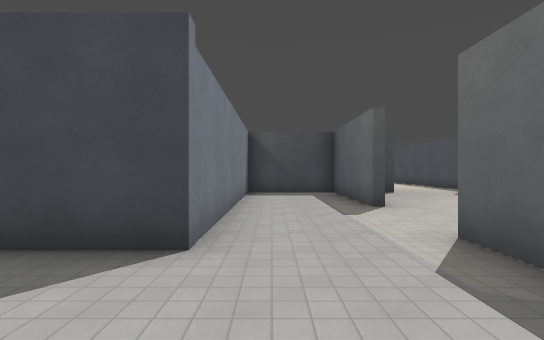
View 1 (above)

18 first-person views from a walk through a 3-D level made in the Godot game engine. The camera is 1.5 m above the floor, looks level and sees 85° across. The floor is counted in squares, 2 m on a side. Each view is taken from the middle of a square. On the plan, view 1 faces up. The plan holds only what a view shows up to about 10 squares ahead; the rest is blank. The place goes on beyond the plan. Surface patterns are stand-ins for the level's own textures.

View 2
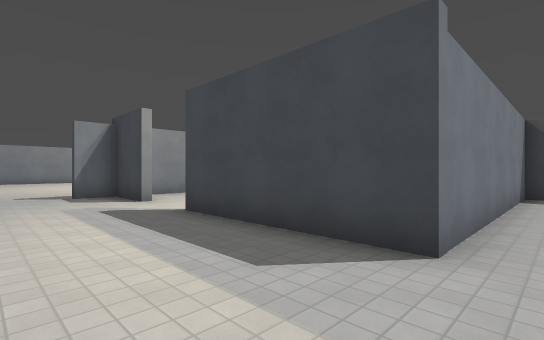

View 3
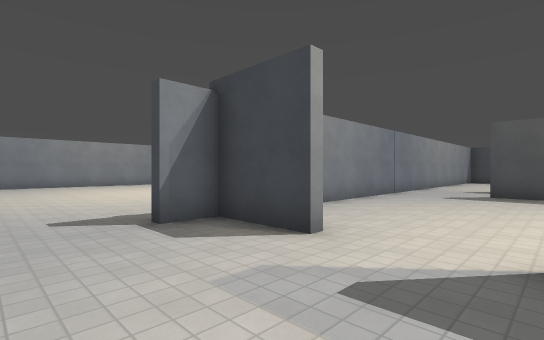

View 4
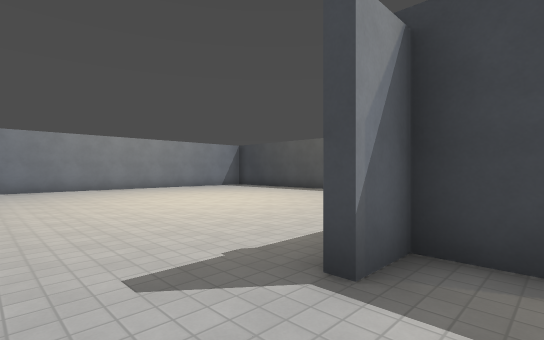

View 5
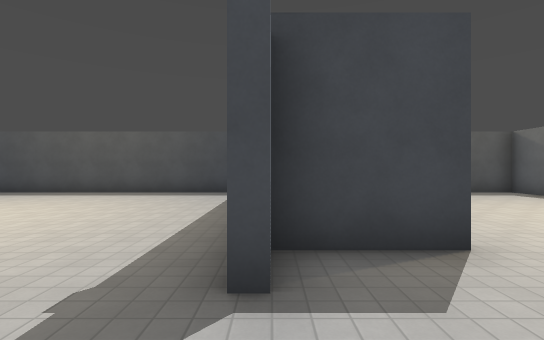

View 6
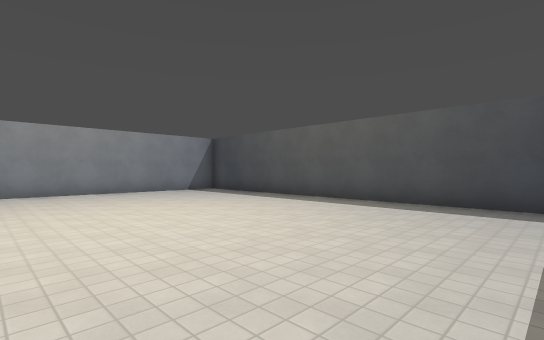

View 7
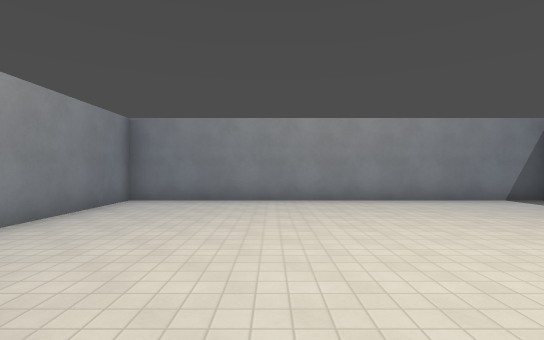

View 8
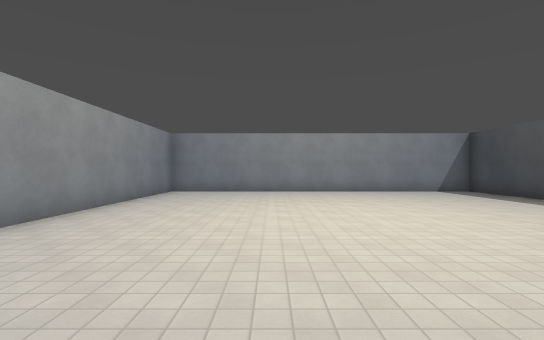

View 9
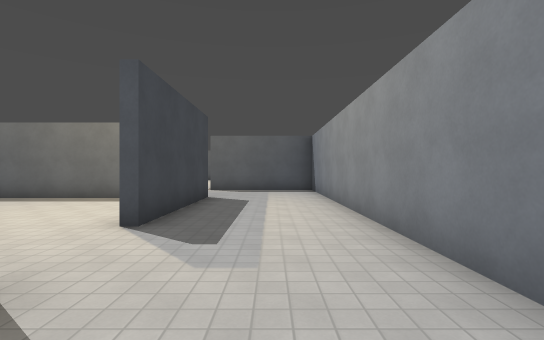

View 10
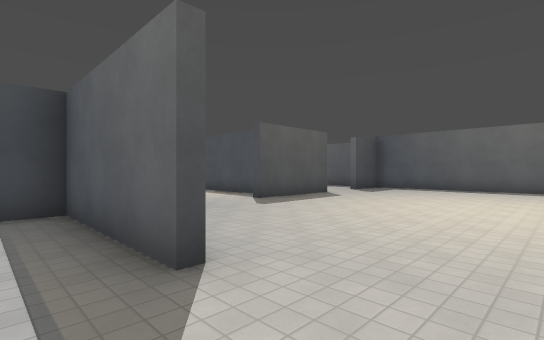

View 11
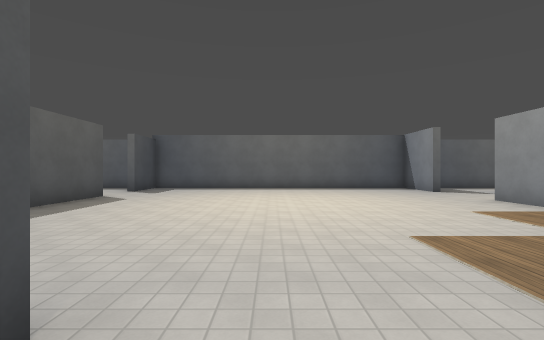

View 12
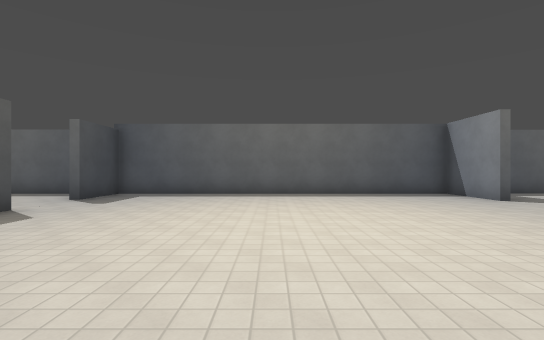

View 13
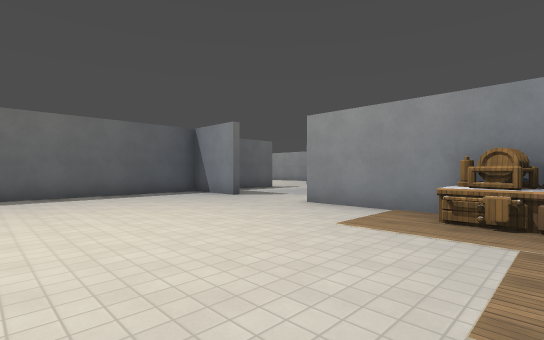

View 14
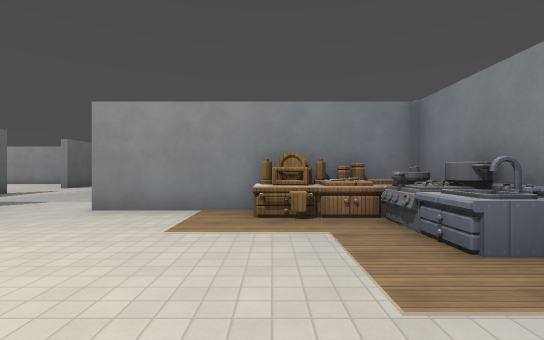

View 15
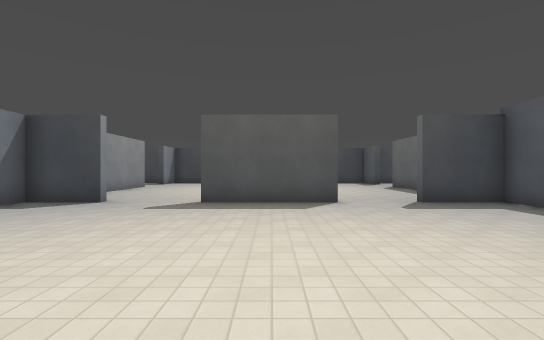

View 16
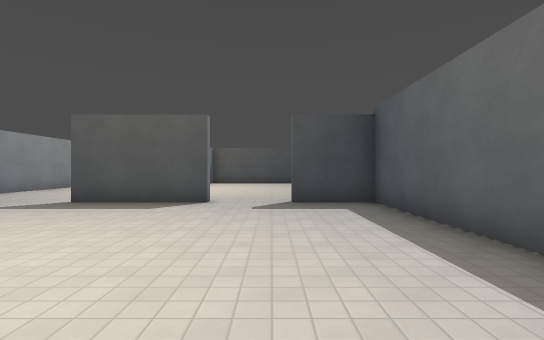

View 17
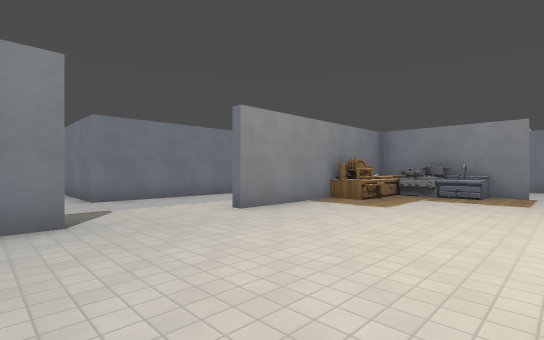

View 18
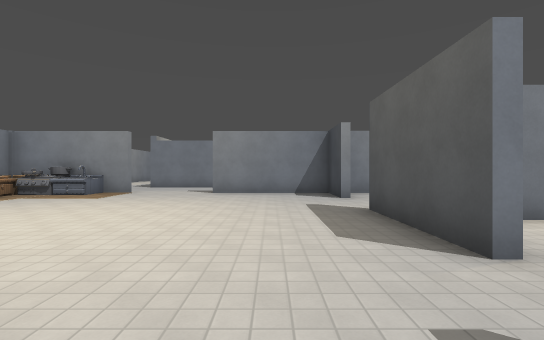

### Floor plan
Points are (right, up) in squares from view 1. A wall is a line through its corners. A room is listed if a view was taken in it or the views show most of it. See-through windows are left out.
Room 1 (views 1, 2, 3, 4, 5, 6, 7, 8, 9)
walls: (-7.1, 2.8) (-9, 2.8) (-9, 1.8); (-10.2, 9.8) (-20, 9.8); (-7.4, -0.5) (0.9, -0.5); (-20.3, 9.8) (-20.3, -0.5) (-13.8, -0.5); (-0.8, 2.8) (-5.1, 2.8); (2.1, 2.3) (2.1, 3.4)
ways out: opening at (0.5, 3) to room 2; opening at (-6.5, 3) to room 3
Room 2 (views 10, 11, 12, 13, 14, 15, 16, 17, 18)
walls: (3.3, 2.5) (3.3, 0.5) (5.3, 0.5); (4.4, 0.3) (5, 0.2) (4.8, -0.5) (8.4, -0.5); (2.8, 2.3) (2.8, 1.8); (2.6, 2.4) (2.6, 1.6) (3.3, 0.9); (4.4, 0.1) (5.3, -0.1); (2.3, 3.4) (2.3, 1.1); (2.8, 1.6) (2.8, 1) (3.3, 0.5); (2.2, 2.5) (3.1, 2.5); (4.2, -0.2) (4.9, -0.3); (2.1, 6) (2.1, 9.8) (-0.8, 9.8) (-0.8, 2.8); (2.3, 1.5) (3.4, 1.5); (2.3, 1) (2.3, -0.5); (3.5, -0.5) (4.2, -0.5); (11.1, -0.5) (13.4, -0.5) (13.4, 9.8) (11.4, 9.8); (9.6, 9.8) (6.2, 9.8); (4.1, 9.8) (2.3, 9.8) (2.3, 6); (13.4, -3.5) (13.4, -2.5)
low walls: (5.3, 0.5) (5.3, -0.5); (3.1, 2.5) (3.1, 1.6)
ways out: opening at (0.5, 3) to room 1; opening at (5.5, 10); opening at (10, -3.2); opening at (10.5, 10)
Room 3 (no view inside)
walls: (-5.4, 9.8) (-6.5, 9.8); (-1, 5) (-1, 9.8) (-2.5, 9.8); (-9, 10.1) (-9, 3.8)
ways out: opening at (-6.5, 3) to room 1; opening at (-7.5, 10)

Where each view was taken, in squares from view 1:
view 1: 0 up, 0 right, facing up
view 2: 0 up, 0 right, facing up-left
view 3: 0 up, 5 left, facing up-left
view 4: 0 up, 8 left, facing up-left
view 5: 0 up, 9 left, facing up
view 6: 3 up, 10 left, facing up-left
view 7: 3 up, 13 left, facing left
view 8: 3 up, 10 left, facing left
view 9: 1 up, 9 left, facing right
view 10: 4 up, 1 right, facing up-right
view 11: 5 up, 1 right, facing right
view 12: 5 up, 4 right, facing right
view 13: 5 up, 4 right, facing down-right
view 14: 5 up, 5 right, facing down
view 15: 3 up, 8 right, facing up
view 16: 3 up, 11 right, facing up
view 17: 4 up, 12 right, facing down-left
view 18: 8 up, 12 right, facing left
